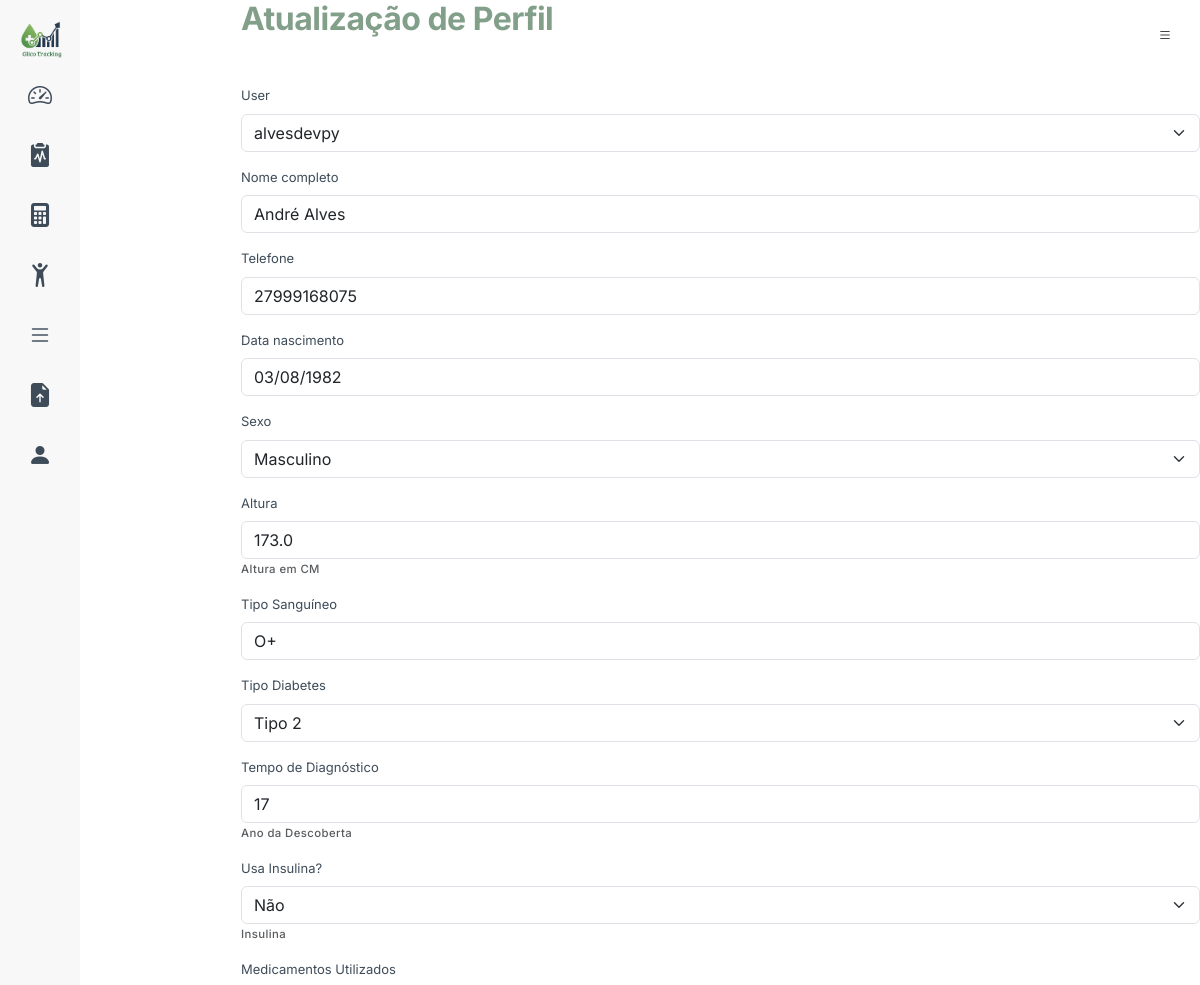
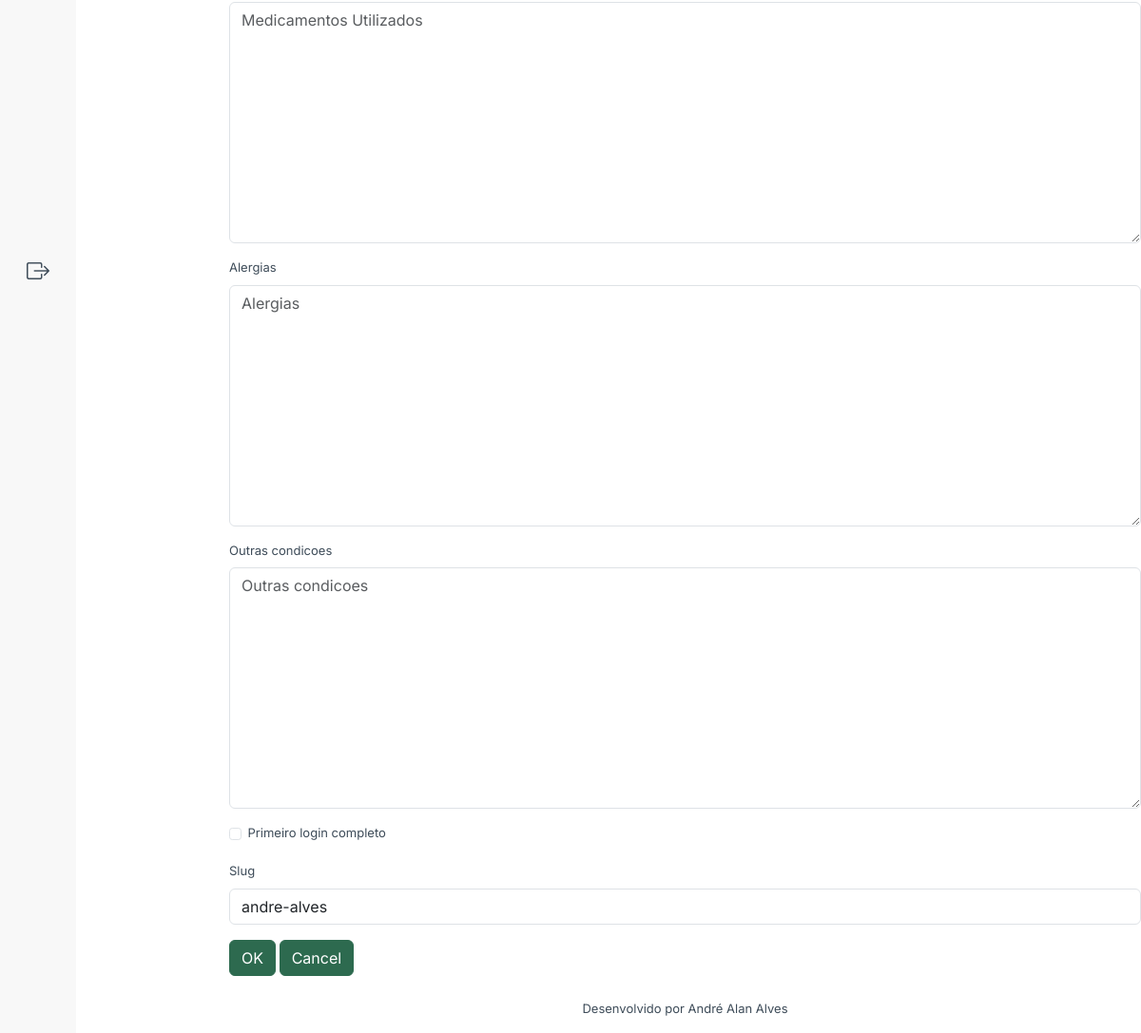
Screenshot of /perfis/2/atualiza (signed in) with the database file from the repository (2 pictures, top to bottom).
### perfis/models.py (models this page shows, shortened)
class Perfil(models.Model):
    user = models.OneToOneField(User, on_delete=models.CASCADE, related_name="perfil")
    nome_completo = models.CharField(max_length=100)
    telefone = models.CharField(max_length=11)
    data_nascimento = models.DateField()
    sexo = models.CharField(max_length=1, choices=[('M', 'Masculino'), ('F', 'Femenino')])
    altura = models.FloatField("Altura", help_text="Altura em CM", blank=True, null=True)
    tipo_sanguineo = models.CharField("Tipo Sanguíneo", max_length=3, blank=True, null=True)
    tipo_diabetes = models.CharField("Tipo Diabetes", max_length=10, choices=[('tipo1', 'Tipo 1'), ('tipo2', "Tipo 2")],
                                     blank=True, null=True)
    tempo_diagnostico = models.IntegerField("Tempo de Diagnóstico", help_text="Ano da Descoberta", blank=True, null=True)
    insulina = models.CharField("Usa Insulina?", help_text="Insulina", choices=[('sim', 'Sim'), ('não', 'Não')],
                                blank=True, null=True)
    medicamentos_utilizados = models.TextField("Medicamentos Utilizados", blank=True, null=True)
    alergias = models.TextField("Alergias", blank=True, null=True)
    outras_condicoes = models.TextField(blank=True)
    primeiro_login_completo = models.BooleanField(default=False)
    slug = models.SlugField(max_length=100, unique=True, blank=True, null=True)
    class Meta:
        app_label = 'perfis'
        ordering = ["-data_nascimento"]
        verbose_name = "Perfil"
        verbose_name_plural = "Perfis"

### perfis/views.py (the view, shortened to what this page needs)
# urls.py: path('<int:user_id>/atualiza', views.PerfilUpdateView.as_view(), name="atualiza"),
class PerfilUpdateView(LoginRequiredMixin, UpdateView):
    model = Perfil
    form_class = PerfilUpdateForm
    template_name_suffix = '_form'
    def get_object(self, queryset=None):
        if queryset is None:
            queryset = self.get_queryset()
        user_id = self.kwargs.get('user_id')
        try:
            perfil = queryset.get(user__id=user_id)
            return perfil
        except queryset.model.DoesNotExist:
            raise Http404("Perfil não encontrado")

### perfis/forms.py
class PerfilUpdateForm(forms.ModelForm):
    class Meta:
        model = Perfil
        fields = "__all__"

### perfis/template/perfis/perfil_form.html (shortened to what this page needs)
{% extends "base.html" %}
{% load django_bootstrap5 %}
{% block content %}
    <h1>Atualização de Perfil</h1>
    <form method="post" class="form mt-5">
  {% bootstrap_form form %}
  {% bootstrap_button button_type="submit" content="OK" %}
  {% bootstrap_button button_type="reset" content="Cancel" %}
</form>
{% endblock %}

### static/styles/base.css (style rules this page uses)
:root { --glico-primary: #2D6A4F; --glico-secondary: #1B4965; --glico-accent: #52B6CC; --glico-alert: #F4A460; --glico-danger: #C1121F; --glico-text: #3E4C59; --glico-light-bg: #f8f8f8; }
.btn-primary { background-color: var(--glico-primary); border-color: var(--glico-primary); }
* { font-family: 'Inter', sans-serif; }
h1 { font-size: 2rem; font-weight: 700; letter-spacing: -0.5px; line-height: 1.2; }
body { font-size: 1rem; font-weight: 400; line-height: 1.5; color: var(--glico-text); }
small { font-size: 0.75rem; font-weight: 500; letter-spacing: 0.4px; }
body { background-color: #FFF !important; font-size: 1rem; }
.div2 h1 { color:#829f89; }

### rows the page displays
Perfil: user "alvesdevpy", nome_completo "André Alves", telefone "27999168075", data_nascimento "03/08/1982", sexo "Masculino", altura "173.0", tipo_sanguineo "O+", tipo_diabetes "Tipo 2", tempo_diagnostico "17", insulina "Não", slug "andre-alves"
